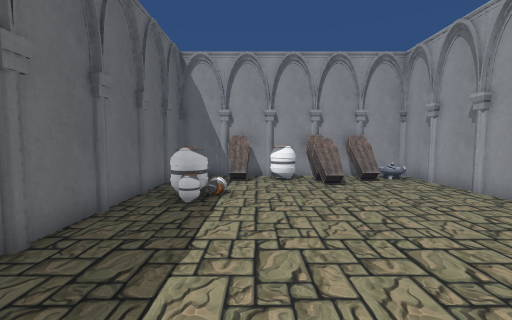
[1] (above)

12 first-person views from a walk through a 3-D level made in the Unity game engine. The camera is 1.5 m above the floor, tilts 4° down and sees 90° across. Doors are open. The floor is counted in squares, 1 m on a side. Each view is taken from the middle of a square. On the plan, view 1 faces up. The plan holds only what a view shows up to about 13 squares ahead; the rest is blank. The place goes on beyond the plan. Some surface patterns are stand-ins.

[2]
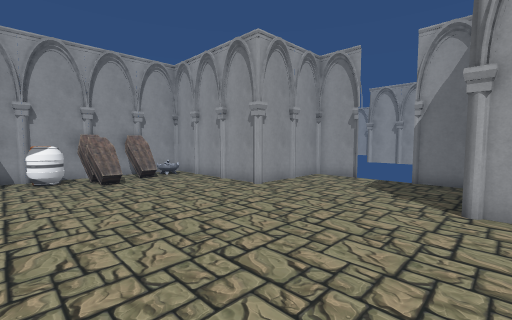

[3]
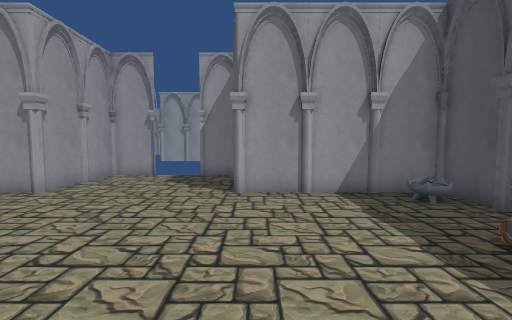

[4]
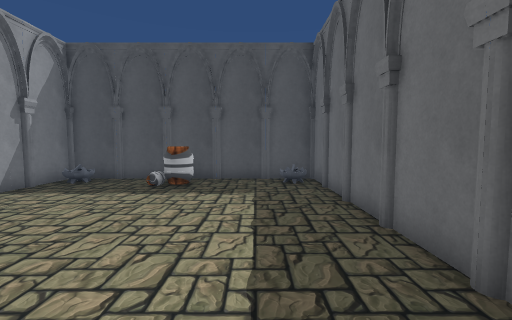

[5]
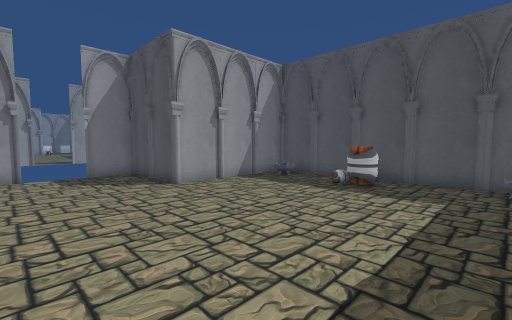

[6]
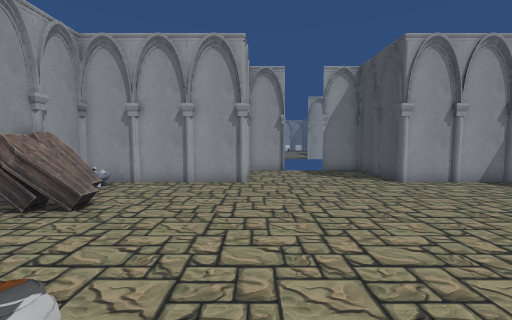

[7]
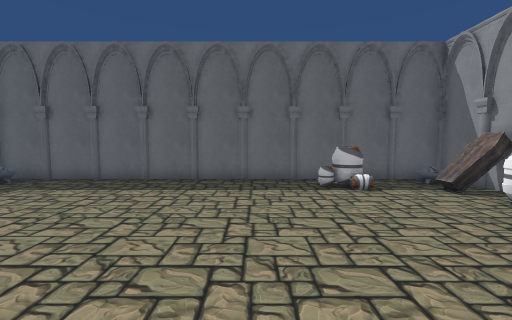

[8]
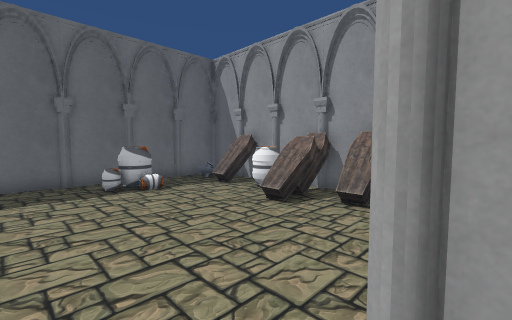

[9]
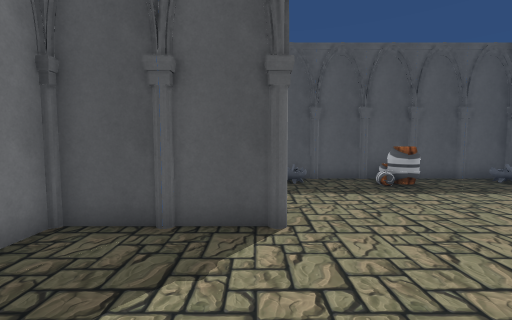

[10]
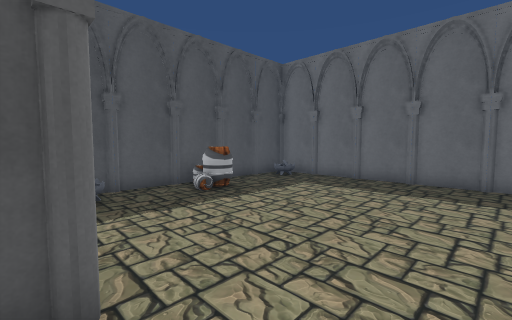

[11]
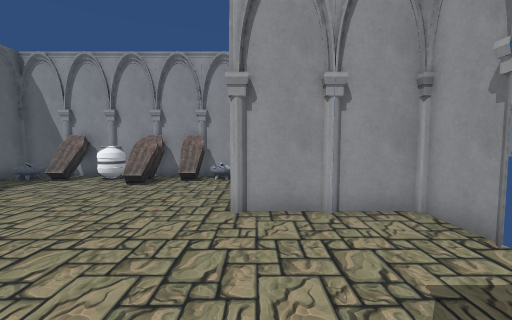

[12]
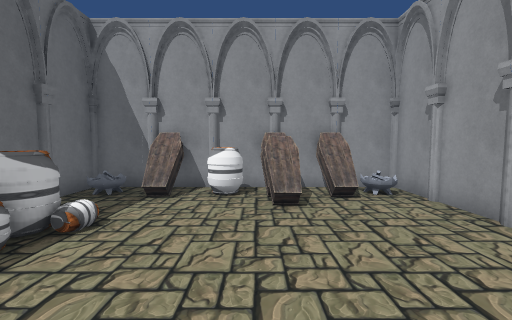

### Floor plan
Points are (right, up) in squares from view 1. A wall is a line through its corners. A room is listed if a view was taken in it or the views show most of it. See-through windows are left out.
Room 1 (views 1, 2, 3, 4, 5, 6, 7, 8, 9, 10, 11, 12)
walls: (-3.4, 1.4) (-3.4, -0.4); (-3.4, 3.4) (-3.4, 1.6); (-3.4, -0.6) (-3.4, -2.4); (6.6, -2.4) (6.6, -0.5) (8.5, -0.5); (-3.4, 5.4) (-3.4, 3.6); (-3.4, -2.6) (-3.4, -4.4); (8.7, -0.5) (10.6, -0.5) (10.6, 1.4); (6.6, 7.6) (6.6, 9.4); (8.5, 5.5) (6.6, 5.5) (6.6, 7.4); (-3.4, 7.4) (-3.4, 5.6); (6.6, -4.4) (6.6, -2.6); (-3.4, -4.6) (-3.4, -6.5) (-1.5, -6.5); (2.7, -6.5) (4.5, -6.5); (0.7, -6.5) (2.5, -6.5); (10.6, 3.6) (10.6, 5.5) (8.8, 5.5); (6.6, 9.6) (6.6, 11.5) (4.7, 11.5); (4.7, -6.5) (6.6, -6.5) (6.6, -4.6); (-1.3, -6.5) (0.5, -6.5); (-3.4, 9.4) (-3.4, 7.6); (2.4, 11.5) (0.7, 11.5); (0.5, 11.5) (-1.3, 11.5); (4.5, 11.5) (2.7, 11.5); (-1.5, 11.5) (-3.4, 11.5) (-3.4, 9.6)
ways out: open door at (10.5, 2.5)
objects: barrel (-2, 6) to (-1, 7); coffin (-1, 11); barrel (1, -6) to (2, -5); barrel (1, 10) to (1, 11); coffin (2, 10); coffin (2, 11) to (3, 11); coffin (4, 10)

Positions as (right, up) in squares from view 1, and headings:
1: (0, 0), facing up
2: (0, -1), facing up-right
3: (-1, -1), facing right
4: (-1, 4), facing down
5: (-2, 4), facing down-right
6: (-3, 5), facing right
7: (7, 4), facing left
8: (7, 4), facing up-left
9: (7, 4), facing down
10: (7, 2), facing down-left
11: (7, 0), facing up
12: (2, 3), facing up
